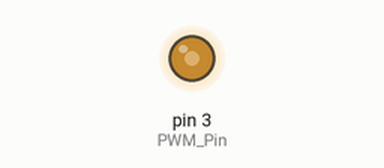
This program was run on a simulated Arduino Uno, built with avr-gcc and run on an emulated ATmega328P. On the bench: output pins drawn as LEDs (lit = HIGH).

Above: at 0.1 s.
Timing chart, 0 to 1.6 s (numbered marks = the images above):
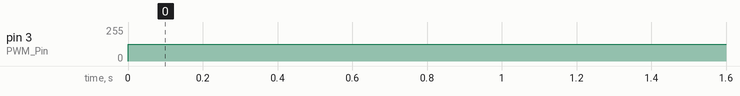

The program:

main.cpp
```cpp
#include <Arduino.h>
#include <Wire.h>

int PWM_Pin = 3; /* give PWM_Pin name to D3 pin */
// Perform initialization inside setup()
void setup()
{
pinMode(PWM_Pin,OUTPUT);  /*declare D3 pin as an output pin */
}
// loop() executes continously
void loop()
{
analogWrite(PWM_Pin,127);  /* Produce 50% duty cycle PWM on D3 */
}

// void setup() {
//   // put your setup code here, to run once:
//   Serial.begin(9600);
//   pinMode(12, OUTPUT);
// }

// void loop() {
//   // put your main code here, to run repeatedly;
// digitalWrite(12, HIGH);
// delay(100);
// digitalWrite(12, LOW);
// delay(900);
// }
```

Measured:
- by itself, pin 3 (PWM_Pin): 0/255 → 127/255 at 0.00 s
